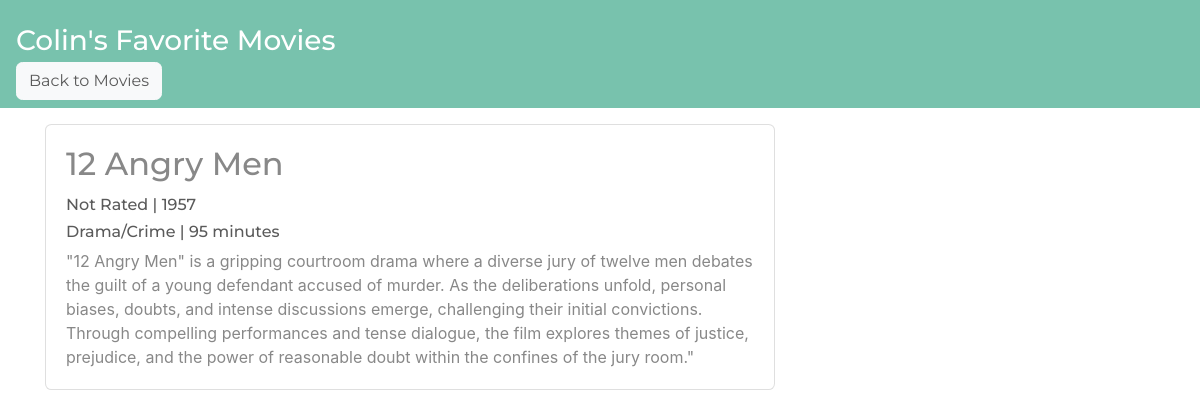
Page /2/ on the committed database.
### App/models.py (models this page shows, shortened)
class Movie(models.Model):
    title = models.CharField(max_length=200, unique=True)
    content_rating = models.CharField(max_length=10)
    year = models.PositiveIntegerField()
    theme = models.CharField(max_length=100)
    runtime = models.PositiveIntegerField()
    description = models.TextField()

### App/views.py (the view)
# urls.py: path('<int:pk>/', views.MovieDetail.as_view(),name='movie-detail'),
class MovieDetail(generic.DetailView):
    model = Movie
    template_name = 'movie.html'
    context_object_name = 'movie'

### App/templates/movie.html (shortened to what this page needs)
<!DOCTYPE html>
<html>
<head>
  <link rel="stylesheet" href="https://stackpath.bootstrapcdn.com/bootswatch/4.5.2/minty/bootstrap.min.css">
</head>
<body>
  <nav class="navbar navbar-expand-lg navbar-dark bg-primary" id="mainNav">
    <div class="site-heading">
      <h3 class=" site-heading my-1 mt-3 text-white"> Colin's Favorite Movies </h3>
      <a href="{% url 'movie-list' %}" class="btn btn-light ml-10">Back to Movies</a>
      <br>
    </div>
  </nav>
  <div class="container">
    <div class="row">
      <div class="col-md-8 mt-3 left">
        <div class="card mb-4">
          <div class="card-body">
            <h2 class="card-title">{{ movie.title }}</h2>
            <p class="card-text h6">{{ movie.content_rating }} | {{ movie.year}} </p>
            <p class="card-text h6">{{ movie.theme }} | {{ movie.runtime}} minutes </p>
            <p class="card-text">{{movie.description}}</p>
          </div>
        </div>
      </div>
    </div>
  </div>
</body>
</html>

### rows in the picture
Movie: title "12 Angry Men", content_rating "Not Rated", year "1957", theme "Drama/Crime", runtime "95", description "\"12 Angry Men\" is a gripping courtroom drama where a diverse jury of twelve men debates the guilt of a young defendant accused of murder. As the deliberations unfold, personal biases, doubts, and intense discussions emerge, challenging their initial convictions. Through compelling performances and tense dialogue, the film explores themes of justice, prejudice, and the power of reasonable doubt within the confines of the jury room.\""
